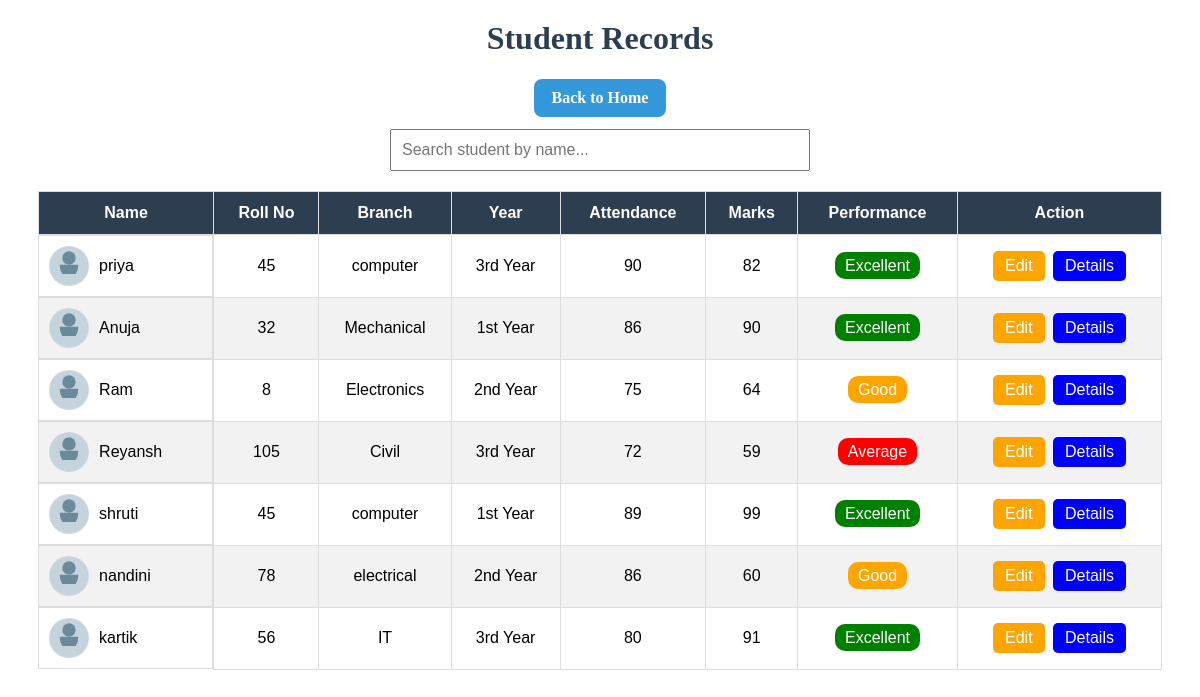
Page /records on the committed database.
### tables this page shows
CREATE TABLE students (
                    id INTEGER PRIMARY KEY AUTOINCREMENT,
                    name TEXT NOT NULL,
                    roll_no INTEGER NOT NULL,
                    marks INTEGER NOT NULL,
                    branch TEXT NOT NULL,
                    attendance INTEGER DEFAULT 0
                 , photo TEXT DEFAULT 'default.png', year TEXT DEFAULT '1st Year');

### project_flask.py (the view)
@app.route('/records')
def records():
    conn = get_db()
    students = conn.execute("""
        SELECT id, name, roll_no, branch, attendance, marks, year, photo
        FROM students
    """).fetchall()
    conn.close()
    return render_template('records.html', students=students)

### database.py (called while the page is built)
def get_db():
    conn = sqlite3.connect(DB_PATH)
    conn.row_factory = sqlite3.Row
    return conn

### templates/records.html (shortened to what this page needs)
<h1 style="text-align:center; margin:20px; color:#2c3e50;">
    Student Records
</h1>
<div style="text-align:center; margin-bottom: 10px;">
    <a href="{{ url_for('home') }}" class="action-btn back-btn">Back to Home</a>
</div>
<input
    type="text"
    id="searchInput"
    class="search-box"
    placeholder="Search student by name...">
<div class="table-wrapper">
    <table>
        <thead>
            <tr>
                <th>Name</th>
                <th>Roll No</th>
                <th>Branch</th>
                <th>Year</th>
                <th>Attendance</th>
                <th>Marks</th>
                <th>Performance</th>
                <th>Action</th>
            </tr>
        </thead>
        <tbody id="tableBody">
        {% for student in students %}
            <tr data-name="{{ student[1]|lower }}">
                <td style="display: flex; align-items: center; gap: 10px;">
                    {% set default_image = url_for('static', filename='defaults/student_default.svg') %}
                    <img
                        src="{{ default_image }}"
                        alt="{{ student[1] }}"
                        style="width: 40px; height: 40px; border-radius: 50%; object-fit: cover; flex-shrink: 0; background: #f0f0f0;">
                    <span>{{ student[1] }}</span>
                </td>
                <td>{{ student[2] }}</td>
                <td>{{ student[3] }}</td>
                <td>{{ student[6] }}</td>
                <td>{{ student[4] }}</td>
                <td>{{ student[5] }}</td>
                <td>
                    {% if student[5] >= 80 %}
                        <span style="background:green;color:white;padding:5px 10px;border-radius:10px;">
                            Excellent
                        </span>
                    {% elif student[5] >= 60 %}
                        <span style="background:orange;color:white;padding:5px 10px;border-radius:10px;">
                            Good
                        </span>
                    {% else %}
                        <span style="background:red;color:white;padding:5px 10px;border-radius:10px;">
                            Average
                        </span>
                    {% endif %}
                </td>
                <td>
                    <a href="{{ url_for('edit_student', id=student[0]) }}"
                        class="action-btn edit-btn">
                        Edit
                    </a>
                    <a href="{{ url_for('student_detail', id=student[0]) }}"
                       class="action-btn detail-btn">
                       Details
                    </a>
                </td>
            </tr>
        {% endfor %}
        </tbody>
    </table>
</div>

### templates/records.html (style rules this page uses)
.table-wrapper { width: 95%; margin: 20px auto; overflow-x: auto; }
table { width: 100%; min-width: 900px; margin: 0 auto; border-collapse: collapse; font-family: Arial, sans-serif; font-size: 16px; }
th { background:#2c3e50; color:white; padding:12px; border:1px solid #ddd; }
td { padding:10px; text-align:center; border:1px solid #ddd; }
tr:nth-child(even) { background:#f2f2f2; }
.action-btn { padding:6px 12px; margin:2px; text-decoration:none; border-radius:5px; color:white; display:inline-block; }
.edit-btn { background:orange; }
.detail-btn { background:blue; }
.back-btn { background:#3498db; color:white; padding:10px 18px; border-radius:8px; text-decoration:none; font-weight:600; }
.search-box { width: min(100%, 420px); padding:10px; margin:10px auto; display:block; font-size:16px; }

### rows in the picture
students: name "priya", roll_no "45", branch "computer", year "3rd Year", attendance "90", marks "82", shows "Excellent"
students: name "Anuja", roll_no "32", branch "Mechanical", year "1st Year", attendance "86", marks "90", shows "Excellent"
students: name "Ram", roll_no "8", branch "Electronics", year "2nd Year", attendance "75", marks "64", shows "Good"
students: name "Reyansh", roll_no "105", branch "Civil", year "3rd Year", attendance "72", marks "59", shows "Average"
students: name "shruti", roll_no "45", branch "computer", year "1st Year", attendance "89", marks "99", shows "Excellent"
students: name "nandini", roll_no "78", branch "electrical", year "2nd Year", attendance "86", marks "60", shows "Good"
students: name "kartik", roll_no "56", branch "IT", year "3rd Year", attendance "80", marks "91", shows "Excellent"
